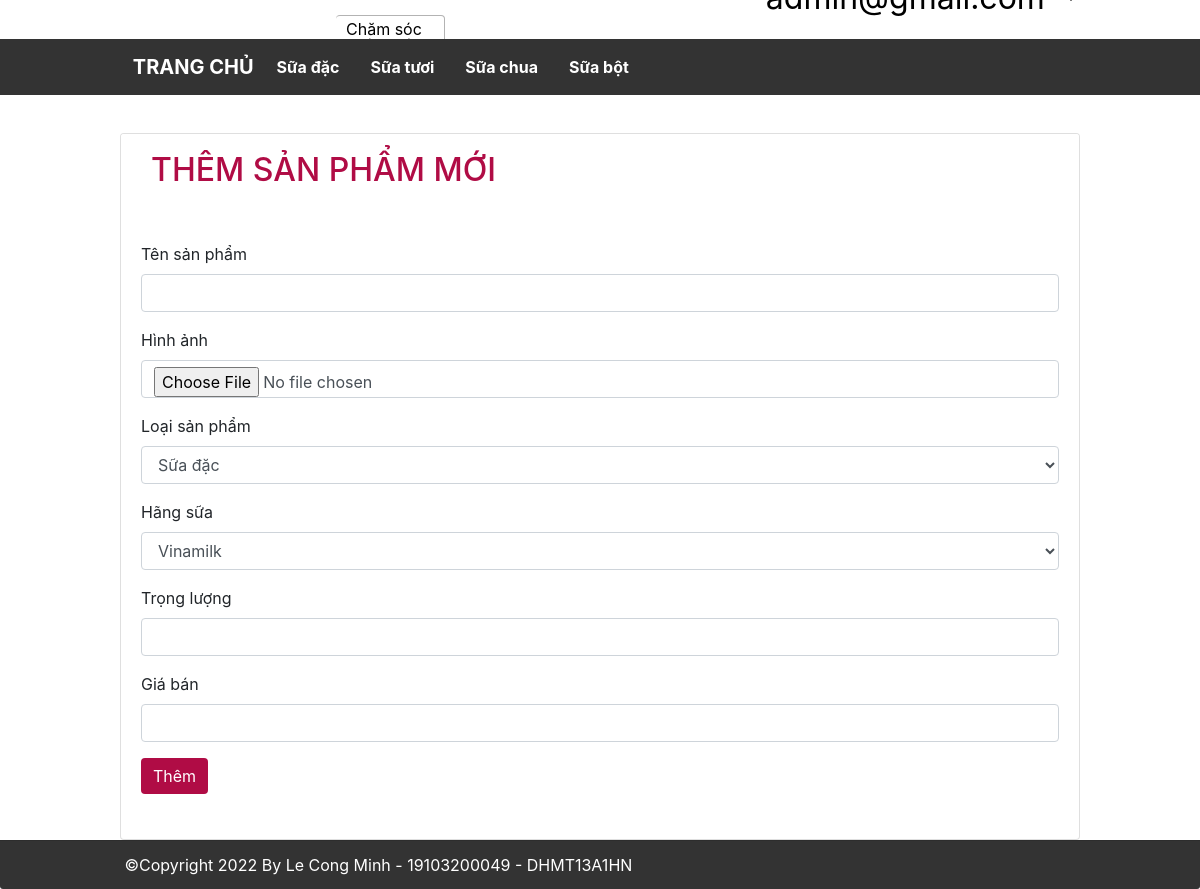
Screenshot of /index.php?action=create (signed in) with the database file from the repository.
### tables this page shows
CREATE TABLE `categories` (
  `category_id` INT(5) NOT NULL AUTO_INCREMENT,
  `category_name` VARCHAR(50) NULL COLLATE 'utf8mb4_unicode_ci',
  PRIMARY KEY (`category_id`))
COLLATE='utf8mb4_unicode_ci';

### models/Connect.php (called while the page is built, shortened)
<?php
class Connect
{
    private $host = 'localhost';
    private $user = 'root';
    private $pass = '';
    private $database = 'ql_ban_sua';
    public function connectDB()
    {
        $connect = mysqli_connect($this->host, $this->user, $this->pass, $this->database);
        mysqli_set_charset($connect, 'utf8');
        return $connect;
    }
    public function excuteQuery($sql)
    {
        $connect = $this->connectDB();
        $result = mysqli_query($connect, $sql);
        return $result;
    }
}

### models/Category.php (called while the page is built, shortened)
<?php
require_once 'models/Connect.php';
require 'models/CategoryObject.php';
class Category
{
    public function all()
    {
        $sql = "select * from categories";
        $result = (new Connect())->excuteQuery($sql);
        $arr = [];
        foreach ($result as $each) {
            $object = new CategoryObject($each);
            $arr[] = $object;
        }
        return $arr;
    }
}

### models/CategoryObject.php (called while the page is built, shortened)
<?php
class CategoryObject
{
    private int $categoryId;
    private string $categoryName;
    public function getCategoryId()
    {
        return $this->categoryId;
    }
    public function getCategoryName()
    {
        return $this->categoryName;
    }
    public function __construct($each)
    {
        $this->categoryId = $each['category_id'] ?? -1;
        $this->categoryName = $each['category_name'];
    }
}

### models/Brand.php (called while the page is built, shortened)
<?php
require_once 'models/Connect.php';
require 'models/BrandObject.php';
class Brand
{
    public function all()
    {
        $sql = "select * from brands";
        $result = (new Connect())->excuteQuery($sql);
        $arr = [];
        foreach ($result as $each) {
            $object = new BrandObject($each);
            $arr[] = $object;
        }
        return $arr;
    }
}

### models/BrandObject.php (called while the page is built, shortened)
<?php
class BrandObject
{
    private int $brandId;
    private string $brandName;
    public function getBrandId()
    {
        return $this->brandId;
    }
    public function getBrandName()
    {
        return $this->brandName;
    }
    public function __construct($each)
    {
        $this->brandId = $each['brand_id'];
        $this->brandName = $each['brand_name'];
    }
}

### views/product/create.php (the view, shortened to what this page needs)
<div class="container-fluid">
    <div class="card">
        <div class="card-header">
            <h2>Thêm sản phẩm mới</h2>
        </div>
        <div class="card-body">
            <form action="?action=store" method="post" enctype="multipart/form-data">
                <div class="form-group">
                    <label for="">Tên sản phẩm</label>
                    <input type="text" name="product_name" class="form-control" required>
                </div>
                <div class="form-group">
                    <label for="">Hình ảnh</label>
                    <input type="file" name="image" class="form-control" required>
                </div>
                <div class="form-group">
                    <label for="">Loại sản phẩm</label>
                    <select name="category_id" class="form-control" required>
                        <?php foreach ($categories as $category) : ?>
                            <option value="<?php echo $category->getCategoryId(); ?>">
                                <?php echo $category->getCategoryName(); ?>
                            </option>
                        <?php endforeach ?>
                    </select>
                </div>
                <div class="form-group">
                    <label for="">Hãng sữa</label>
                    <select name="brand_id" class="form-control" required>
                        <?php foreach ($brands as $brand) : ?>
                            <option value="<?php echo $brand->getBrandId(); ?>">
                                <?php echo $brand->getBrandName(); ?>
                            </option>
                        <?php endforeach ?>
                    </select>
                </div>
                <div class="form-group">
                    <label for="">Trọng lượng</label>
                    <input type="number" name="weight" class="form-control" min="0" required>
                </div>
                <div class="form-group">
                    <label for="">Giá bán</label>
                    <input type="number" name="price" min="0" class="form-control" required>
                </div>
                <button type="submit" name="sbm" class="btn btn-primary">Thêm</button>
            </form>
        </div>
    </div>
</div>

### views/Header.php (shortened to what this page needs)
<?php
require_once 'models/Category.php';
$categoryArr = (new Category())->all();
$user = isset($_SESSION['email']) ?  $_SESSION['email'] : [];
?>
<div class="user_option_box">
    <div class="logo">
        <a href="index.php"><img src="https://media.bibomart.com.vn/media/logo/stores/1/logo-bbm.jpg.jpg" alt=""></a>
        <div class="change-area">
            <a class="ct-area">
                <span>Chăm sóc</br>khách hàng</span>
            </a>
        </div>
    </div>
    <a class="account">
        <?php if (isset($user['email'])) { ?>
            <li class="dropdown">
                <a href="#" class="dropdown-toggle" data-toggle="dropdown"><img src="https://hasaki.vn/images/graphics/icon_header_2.svg" alt=""><?php echo $user['email']; ?> <b class="caret"></b></a>
            </li>
        <?php } else { ?>
            <a href="index.php?action=login" class="account-link"><img src="https://hasaki.vn/images/graphics/icon_header_2.svg" alt=""><button type="submit" name="sbm" class="btn btn-login btn-primary">Đăng nhập</button><b class="caret"></b></a>
        <?php } ?>
    </a>
</div>
<nav id="navbar_top" class="navbar navbar-expand-sm navbar-dark" style="background-color: #333; z-index: 100;">
    <div class="nav-container">
        <a class="navbar-brand" href="index.php">TRANG CHỦ</a>
        <div class="collapse navbar-collapse" id="collapsibleNavId">
            <ul class="navbar-nav mr-auto mt-2 mt-lg-0">
                <?php foreach ($categoryArr as $each) : ?>
                    <li class="nav-item active">
                        <a class="nav-link" href="?category=<?php echo $each->getCategoryId(); ?>"><?php echo $each->getCategoryName(); ?></a>
                    </li>
                <?php endforeach; ?>
            </ul>
        </div>
    </div>
</nav>

### css/style.css (style rules this page uses)
:root { --main-color: #b00c45; }
.logo>a { width: 20%; }
.card-body { min-height: 77.1vh; }
a.dropdown-toggle { position: absolute; top: -65px; right: 10%; text-align: right; color: #000; font-size: xx-large; text-decoration: none; }
.logo, .logo:hover { padding-left: 10%; padding-top: 10px; text-decoration: none; display: flex; }
.card-header { background-color: #fff; text-align: left; position: relative; border: 0; padding-bottom: 20px; }
#title, h2 { font-weight: 500; display: inline-block; color: var(--main-color); padding: 5px 0; padding-left: 10px; text-transform: uppercase; }
div.container-fluid { padding: 0; }
div.change-area { margin: 5px 5px 0 10px; position: relative; cursor: pointer; width: 200px; }
a.ct-area, a.ct-area:hover { margin-left: -10px; position: absolute; border-radius: 4px; padding: 5px 10px; color: black; text-decoration: none; border: rgb(179, 179, 179) thin solid; height: fit-content; border-left: none; }
a.ct-area span { display: block; position: relative; line-height: 1; }
.btn-primary, .btn-primary:hover { background-color: var(--main-color); border: var(--main-color); }
.dropdown { list-style-type: none }
.nav-container { width: 80%; margin: 0 auto; display: flex; }
.navbar-brand, .active { font-weight: bold; margin-right: 15px; }

### rows the page displays
categories: category_name "Sữa đặc"
categories: category_name "Sữa tươi"
categories: category_name "Sữa chua"
categories: category_name "Sữa bột"

### other values shown
form field category_id "Sữa đặc"
form field brand_id "Vinamilk"
